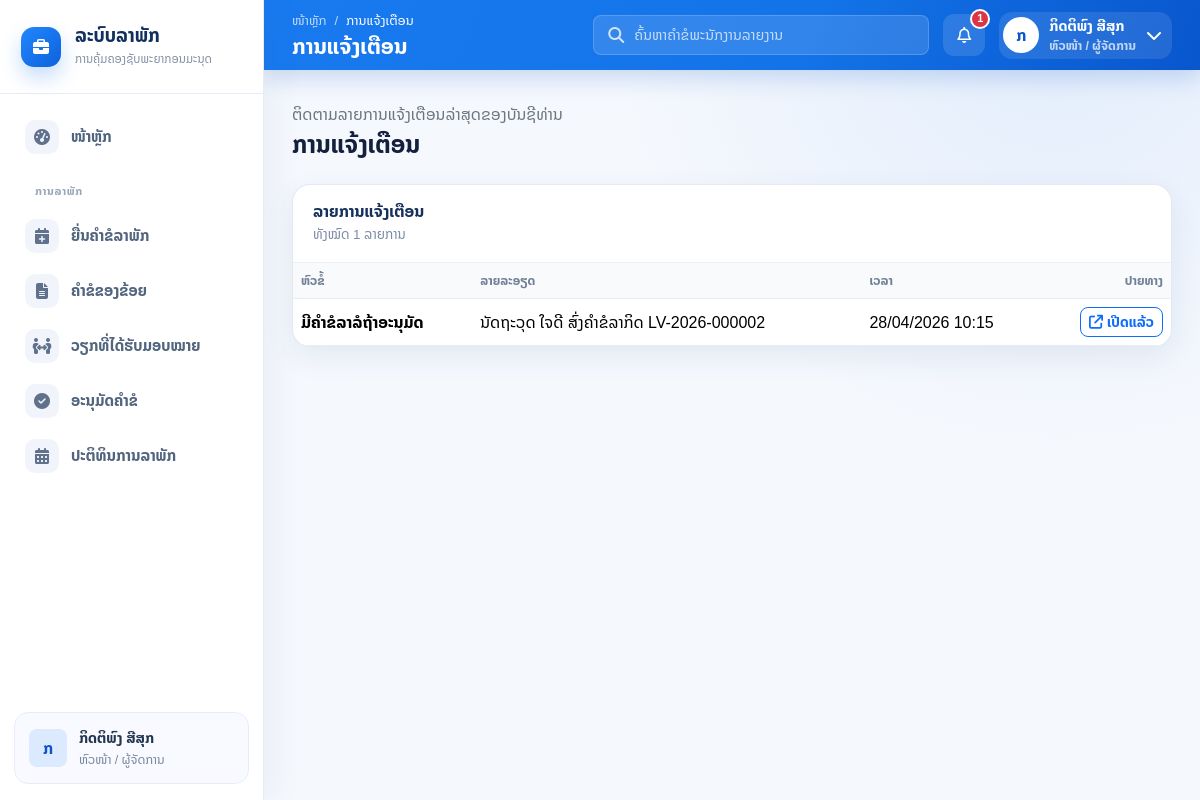
/notifications.php (signed in), run on the app's committed database.
### tables this page shows
CREATE TABLE notifications (
  id BIGINT UNSIGNED AUTO_INCREMENT PRIMARY KEY,
  user_id BIGINT UNSIGNED NOT NULL,
  title VARCHAR(180) NOT NULL,
  message TEXT NOT NULL,
  link VARCHAR(255) NULL,
  is_read TINYINT(1) NOT NULL DEFAULT 0,
  created_at TIMESTAMP NOT NULL DEFAULT CURRENT_TIMESTAMP,
  KEY idx_notifications_user_read (user_id, is_read),
  KEY idx_notifications_created_at (created_at),
  CONSTRAINT fk_notifications_user
    FOREIGN KEY (user_id) REFERENCES users(id)
    ON UPDATE CASCADE ON DELETE CASCADE
);

### config/database.php (called while the page is built, shortened)
<?php
function normalizeNotificationLink(?string $link): string
{
    $value = trim((string) $link);
    if ($value === '/approvals') {
        return 'approvals.php';
    }
    return ltrim($value, '/');
}
function notificationTimeLabel(?string $createdAt): string
{
    $created = new DateTimeImmutable($createdAt);
    $now = new DateTimeImmutable('now');
    $seconds = max(0, $now->getTimestamp() - $created->getTimestamp());
    $minutes = (int) floor($seconds / 60);
    $hours = (int) floor($minutes / 60);
    $days = (int) floor($hours / 24);
    return $created->format('d/m/Y H:i');
}
function fetchUserNotifications(PDO $pdo, int $userId, int $limit = 5): array
{
    $stmt = $pdo->prepare(
        'SELECT id, title, message, link, is_read, created_at
         FROM notifications
         WHERE user_id = :user_id
         ORDER BY created_at DESC, id DESC
         LIMIT :limit_rows'
    );
    $stmt->bindValue(':user_id', $userId, PDO::PARAM_INT);
    $stmt->bindValue(':limit_rows', $limit, PDO::PARAM_INT);
    $stmt->execute();
    return array_map(
        static function (array $row): array {
            return [
                'id' => (int) $row['id'],
                'title' => (string) $row['title'],
                'message' => (string) $row['message'],
                'link' => normalizeNotificationLink($row['link'] ?? null),
                'is_read' => (int) ($row['is_read'] ?? 0),
                'time' => notificationTimeLabel($row['created_at'] ?? null),
            ];
        },
        $stmt->fetchAll()
    );
}

### public/_auth.php (called while the page is built, shortened)
<?php
require_once __DIR__ . '/../config/database.php';
if (!function_exists('h')) {
    function h(?string $value): string
    {
        return htmlspecialchars((string) $value, ENT_QUOTES, 'UTF-8');
    }
}
$pdo = db();
$sessionUser = $_SESSION['user'];
$userId = (int) $sessionUser['id'];
$notifications = fetchUserNotifications($pdo, $userId, 5);

### public/notifications.php (the view, shortened to what this page needs)
<?php
require __DIR__ . '/_auth.php';
$notificationsStmt = $pdo->prepare(
    'SELECT id, title, message, link, is_read, created_at
     FROM notifications
     WHERE user_id = :user_id
     ORDER BY created_at DESC, id DESC'
);
$notificationsStmt->execute(['user_id' => $userId]);
$notificationRows = array_map(
    static function (array $row): array {
        return [
            'id' => (int) $row['id'],
            'title' => (string) $row['title'],
            'message' => (string) $row['message'],
            'link' => normalizeNotificationLink($row['link'] ?? null),
            'is_read' => (int) ($row['is_read'] ?? 0),
            'time' => notificationTimeLabel($row['created_at'] ?? null),
        ];
    },
    $notificationsStmt->fetchAll()
);
require __DIR__ . '/../views/layouts/header.php';
require __DIR__ . '/../views/layouts/sidebar.php';
?>
<div class="app-main-wrapper">
    <?php require __DIR__ . '/../views/layouts/topbar.php'; ?>
    <main class="app-content">
        <div class="d-flex flex-wrap justify-content-between align-items-center gap-3 mb-4">
            <div>
                <p class="text-secondary mb-1">ຕິດຕາມລາຍການແຈ້ງເຕືອນລ່າສຸດຂອງບັນຊີທ່ານ</p>
                <h2 class="h4 fw-bold mb-0">ການແຈ້ງເຕືອນ</h2>
            </div>
        </div>
        <section class="content-card">
            <div class="card-toolbar">
                <div>
                    <h3 class="card-title">ລາຍການແຈ້ງເຕືອນ</h3>
                    <div class="card-subtitle">ທັງໝົດ <?= h((string) count($notificationRows)) ?> ລາຍການ</div>
                </div>
            </div>
            <div class="table-responsive">
                <table
                    class="table align-middle app-data-table"
                    data-datatable="true"
                    data-page-size="10"
                    data-search-placeholder="ຄົ້ນຫາຫົວຂໍ້ ຫຼື ຂໍ້ຄວາມແຈ້ງເຕືອນ"
                    data-empty-message="ຍັງບໍ່ມີການແຈ້ງເຕືອນ"
                >
                    <thead>
                        <tr>
                            <th>ຫົວຂໍ້</th>
                            <th>ລາຍລະອຽດ</th>
                            <th>ເວລາ</th>
                            <th class="text-end">ປາຍທາງ</th>
                        </tr>
                    </thead>
                    <tbody>
                        <?php foreach ($notificationRows as $notification): ?>
                            <tr>
                                <td class="fw-bold"><?= h($notification['title']) ?></td>
                                <td><?= h($notification['message']) ?></td>
                                <td><?= h($notification['time']) ?></td>
                                <td class="text-end">
                                    <a class="btn btn-sm btn-outline-primary" href="notification_open.php?id=<?= h((string) $notification['id']) ?>">
                                        <i class="fa-solid fa-arrow-up-right-from-square me-1"></i>ເປີດແລ້ວ
                                    </a>
                                </td>
                            </tr>
                        <?php endforeach; ?>
                    </tbody>
                </table>
            </div>
        </section>
<?php require __DIR__ . '/../views/layouts/footer.php'; ?>

### public/assets/css/style.css (style rules this page uses)
:root { --primary: #0d6efd; --primary-dark: #084298; --primary-soft: #e8f1ff; --success: #198754; --warning: #ffc107; --danger: #dc3545; --bg: #f4f7fb; --surface: #ffffff; --border: #e5eaf1; --text: #1f2937; --muted: #6b7280; --sidebar-width: 280px; --topbar-height: 76px; --shadow-sm: 0 8px 24px rgba(15, 23, 42, 0.06); --font-family-base: "Noto Sans Lao", "Phetsarath OT", sans-serif; --bs-font-sans-serif: var(--font-family-base); --bs-body-font-family: var(--font-family-base); }
* { box-sizing: border-box; }
html { font-family: var(--font-family-base); }
body { min-height: 100vh; margin: 0; color: var(--text); background: var(--bg); font-family: var(--font-family-base) !important; font-size: 16px; line-height: 1.55; letter-spacing: 0; text-rendering: optimizeLegibility; -webkit-font-smoothing: antialiased; -moz-osx-font-smoothing: grayscale; }
body :where( a, button, input, select, textarea, label, p, span, strong, small, div, h1, h2, h3, h4, h5, h6, li, th, td, .btn, .badge, .dropdown-item, .form-label, .form-control, .form-select, .card-title, .card-subtitle, .stat-label, .stat-value, .stat-meta, .admin-kicker ) { font-family: var(--font-family-base) !important; }
a { color: inherit; text-decoration: none; }
button, input, select, textarea, .btn, .form-control, .form-select, .dropdown-menu, .modal, .popover, .tooltip, .table, .pagination, .dataTable, .dt-container, .dt-container *, .dataTable, .dataTable *, .table, .table * { font-family: var(--font-family-base) !important; }
.fa, .fa-classic, .fa-sharp, .fas, .fa-solid { font-family: "Font Awesome 6 Free" !important; font-weight: 900; }
.btn, .form-control, .form-select, .input-group-text, .dropdown-item, .page-link { line-height: 1.45; }
.app-main-wrapper { min-height: 100vh; margin-left: var(--sidebar-width); }
.app-content { padding: 26px; }
.stat-card, .content-card { border: 1px solid var(--border); border-radius: 8px; background: var(--surface); box-shadow: var(--shadow-sm); }
.content-card { overflow: hidden; transition: transform 0.18s ease, box-shadow 0.18s ease, border-color 0.18s ease; }
.card-toolbar { min-height: 62px; display: flex; align-items: center; justify-content: space-between; gap: 12px; padding: 16px 18px; border-bottom: 1px solid var(--border); }
.card-title { margin: 0; font-size: 1rem; font-weight: 800; }
.card-subtitle { color: var(--muted); font-size: 0.84rem; }
.table { margin: 0; }
.table thead th { color: var(--muted); background: #f8fafc; border-bottom-color: var(--border); font-size: 0.78rem; font-weight: 800; text-transform: uppercase; }
.table tbody td { vertical-align: middle; border-color: var(--border); }
.app-data-table { width: 100% !important; }
.btn { border-radius: 8px; font-weight: 700; }
:root { --primary: #1677ee; --primary-dark: #0b55c7; --primary-soft: #eaf3ff; --bg: #f5f8fd; --surface: #ffffff; --border: #e7edf6; --text: #14213d; --muted: #718096; --sidebar-width: 264px; --topbar-height: 70px; --shadow-sm: 0 10px 30px rgba(31, 68, 120, 0.08); }
body { background: radial-gradient(circle at 88% 0%, rgba(29, 120, 242, 0.09), transparent 28rem), var(--bg); }
.app-content { max-width: 1750px; padding: 32px 28px 40px; }
.stat-card, .content-card { border: 1px solid rgba(223, 231, 243, 0.88); border-radius: 18px; box-shadow: var(--shadow-sm); }
.content-card { border-radius: 18px; }
.card-toolbar { min-height: 78px; padding: 17px 20px; border-bottom-color: #edf1f6; }
.card-title { color: #17315d; font-size: 1rem; }
.card-subtitle { margin-top: 2px; color: #7c8ca4; }

### data on the page
notifications: title "ມີຄຳຂໍລາລໍຖ້າອະນຸມັດ", message "ນັດຖະວຸດ ໃຈດີ ສົ່ງຄຳຂໍລາກິດ LV-2026-000002", time "28/04/2026 10:15"

### other printed values
$item['label'] "ໜ້າຫຼັກ"
$item['group'] "ການລາພັກ"
$item['label'] "ຍື່ນຄຳຂໍລາພັກ"
$item['label'] "ຄຳຂໍຂອງຂ້ອຍ"
$item['label'] "ວຽກທີ່ໄດ້ຮັບມອບໝາຍ"
$item['label'] "ອະນຸມັດຄຳຂໍ"
$item['label'] "ປະຕິທິນການລາພັກ"
$currentUser['name'] "ກິດຕິພົງ ສີສຸກ"
$currentUser['role'] "ຫົວໜ້າ / ຜູ້ຈັດການ"
$pageTitle "ການແຈ້ງເຕືອນ"
$unreadCount "1"
count($notificationRows) "1"
